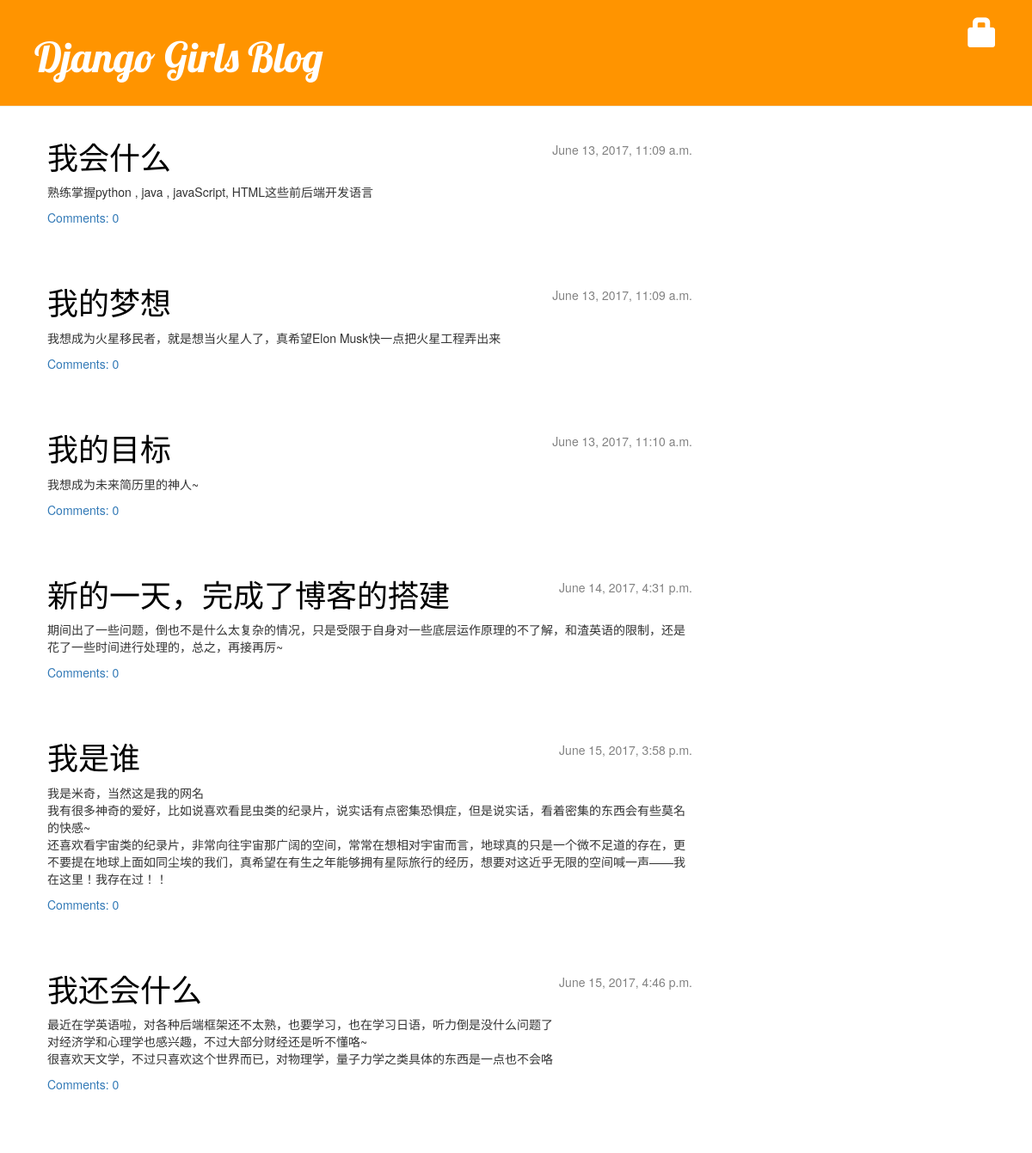
The page / on the database its author committed.
### blog/models.py (models this page shows, shortened)
class Post(models.Model):
    author = models.ForeignKey('auth.User')
    title = models.CharField(max_length=200)
    text = models.TextField()
    created_date = models.DateTimeField(default=timezone.now)
    published_date = models.DateTimeField(blank=True, null=True)
    def approved_comments(self):
        return self.comments.filter(approved_comment=True)

### blog/views.py (the view)
# urls.py: url(r'^$', views.post_list, name='post_list'),
def post_list(request):
    posts = Post.objects.filter(published_date__lte=timezone.now()).order_by('published_date')
    return render(request, 'blog/post_list.html', {'posts': posts})

### blog/templates/blog/post_list.html
{% extends 'blog/base.html' %}
{% block content %}
	{% for post in posts %}
	<div class="post">
	<div class="date">
		{{ post.published_date }}
		</div>
		<h1><a href="{% url 'post_detail' pk=post.pk %}">{{ post.title }}</a></h1>
		<p>{{ post.text|linebreaksbr}}</p>
		<a href="{% url 'post_detail' pk=post.pk %}">Comments: {{ post.approved_comments.count }}</a>
	</div>
	{% endfor %}
{% endblock content %}

### blog/templates/blog/base.html (shortened to what this page needs)
{% load staticfiles %}
<html>
<head>
<link rel="stylesheet" href="//maxcdn.bootstrapcdn.com/bootstrap/3.2.0/css/bootstrap.min.css">
<link rel="stylesheet" href="//maxcdn.bootstrapcdn.com/bootstrap/3.2.0/css/bootstrap-theme.min.css">
<link rel="stylesheet" href="{% static 'css/blog.css' %}">
</head>
<body>
	<div class="page-header">
	{% if user.is_authenticated %}
		<a href="{% url 'post_new' %}" class="top-menu"><span class="glyphicon glyphicon-plus"></span></a>
		<a href="{% url 'post_draft_list' %}" class="top-menu"><span class="glyphicon glyphicon-edit"></span></a>
		<p class="top-menu">Hello {{ user.username }} <small>(<a href="{% url 'logout' %}">Log out</a>)</small></p>
	{% else %}
		<a href="{% url 'login' %}" class="top-menu"><span class="glyphicon glyphicon-lock"></span></a>
	{% endif %}
		<h1><a href="/">Django Girls Blog</a></h1>
	</div>
	<div class="content container">
		<div class="row">
			<div class="col-md-8">
			{% block content %}
			{% endblock %}
			</div>
		</div>
	</div>
</body>
</html>

### blog/static/css/blog.css (style rules this page uses)
.page-header { background-color: #ff9400; margin-top: 0; padding: 20px 20px 20px 40px; }
.page-header h1, .page-header h1 a, .page-header h1 a:visited, .page-header h1 a:active { color: #ffffff; font-size: 36pt; text-decoration: none; }
.content { margin-left: 40px; }
h1,h2,h3,h4 { font-family: 'Lobster', cursive; }
.date { float: right; color:#828282; }
.top-menu, .top-menu:hover, .top-menu:visited { color: #ffffff; float: right; font-size: 26pt; margin-right: 20px; }
.post { margin-bottom: 70px; }
.post h1 a, .post h1 a:visited { color: #000000; }

### rows shown on the page
Post: published_date "June 13, 2017, 11:09 a.m.", title "我会什么", text "熟练掌握python , java , javaScript, HTML这些前后端开发语言", approved_comments.count "0"
Post: published_date "June 13, 2017, 11:09 a.m.", title "我的梦想", text "我想成为火星移民者，就是想当火星人了，真希望Elon Musk快一点把火星工程弄出来", approved_comments.count "0"
Post: published_date "June 13, 2017, 11:10 a.m.", title "我的目标", text "我想成为未来简历里的神人~", approved_comments.count "0"
Post: published_date "June 14, 2017, 4:31 p.m.", title "新的一天，完成了博客的搭建", text "期间出了一些问题，倒也不是什么太复杂的情况，只是受限于自身对一些底层运作原理的不了解，和渣英语的限制，还是花了一些时间进行处理的，总之，再接再厉~", approved_comments.count "0"
Post: published_date "June 15, 2017, 3:58 p.m.", title "我是谁", text "我是米奇，当然这是我的网名 我有很多神奇的爱好，比如说喜欢看昆虫类的纪录片，说实话有点密集恐惧症，但是说实话，看着密集的东西会有些莫名的快感~ 还喜欢看宇宙类的纪录片，非常向往宇宙那广阔的空间，常常在想相对宇宙而言，地球真的只是一个微不足道的存在，更不要提在地球上面如同尘埃的我们，真希望在有生之年能够拥有星际旅行的经历，想要对这近乎无限的空间喊一声——我在这里！我存在过！！", approved_comments.count "0"
Post: published_date "June 15, 2017, 4:46 p.m.", title "我还会什么", text "最近在学英语啦，对各种后端框架还不太熟，也要学习，也在学习日语，听力倒是没什么问题了 对经济学和心理学也感兴趣，不过大部分财经还是听不懂咯~ 很喜欢天文学，不过只喜欢这个世界而已，对物理学，量子力学之类具体的东西是一点也不会咯", approved_comments.count "0"
